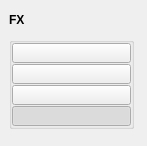
<?xml version="1.0" encoding="UTF-8"?>
<ui version="4.0">
 <class>QtUi</class>
 <widget class="QMainWindow" name="QtUi">
  <property name="enabled">
   <bool>true</bool>
  </property>
  <property name="geometry">
   <rect>
    <x>0</x>
    <y>0</y>
    <width>147</width>
    <height>146</height>
   </rect>
  </property>
  <property name="minimumSize">
   <size>
    <width>0</width>
    <height>0</height>
   </size>
  </property>
  <property name="maximumSize">
   <size>
    <width>999</width>
    <height>999</height>
   </size>
  </property>
  <property name="windowTitle">
   <string>Toolkit</string>
  </property>
  <property name="tabShape">
   <enum>QTabWidget::Triangular</enum>
  </property>
  <property name="dockNestingEnabled">
   <bool>true</bool>
  </property>
  <property name="dockOptions">
   <set>QMainWindow::AllowNestedDocks|QMainWindow::AllowTabbedDocks|QMainWindow::AnimatedDocks|QMainWindow::ForceTabbedDocks</set>
  </property>
  <widget class="QWidget" name="central_widget">
   <layout class="QVBoxLayout" name="verticalLayout_2">
    <item>
     <widget class="DraggableHeader" name="draggableHeader">
      <property name="minimumSize">
       <size>
        <width>0</width>
        <height>22</height>
       </size>
      </property>
      <property name="maximumSize">
       <size>
        <width>125</width>
        <height>22</height>
       </size>
      </property>
      <property name="font">
       <font>
        <weight>75</weight>
        <bold>true</bold>
       </font>
      </property>
      <property name="text">
       <string>FX</string>
      </property>
     </widget>
    </item>
    <item>
     <layout class="QVBoxLayout" name="verticalLayout">
      <property name="spacing">
       <number>0</number>
      </property>
      <item>
       <widget class="QGroupBox" name="groupBox_2">
        <property name="minimumSize">
         <size>
          <width>125</width>
          <height>0</height>
         </size>
        </property>
        <property name="maximumSize">
         <size>
          <width>125</width>
          <height>999</height>
         </size>
        </property>
        <property name="title">
         <string/>
        </property>
        <layout class="QVBoxLayout" name="verticalLayout_3">
         <property name="spacing">
          <number>1</number>
         </property>
         <property name="leftMargin">
          <number>0</number>
         </property>
         <property name="topMargin">
          <number>0</number>
         </property>
         <property name="rightMargin">
          <number>0</number>
         </property>
         <property name="bottomMargin">
          <number>0</number>
         </property>
         <item>
          <widget class="QPushButton" name="b001">
           <property name="minimumSize">
            <size>
             <width>0</width>
             <height>20</height>
            </size>
           </property>
           <property name="maximumSize">
            <size>
             <width>999</width>
             <height>20</height>
            </size>
           </property>
           <property name="text">
            <string/>
           </property>
          </widget>
         </item>
         <item>
          <widget class="QPushButton" name="b002">
           <property name="minimumSize">
            <size>
             <width>0</width>
             <height>20</height>
            </size>
           </property>
           <property name="maximumSize">
            <size>
             <width>999</width>
             <height>20</height>
            </size>
           </property>
           <property name="text">
            <string/>
           </property>
          </widget>
         </item>
         <item>
          <widget class="QPushButton" name="b003">
           <property name="minimumSize">
            <size>
             <width>0</width>
             <height>20</height>
            </size>
           </property>
           <property name="maximumSize">
            <size>
             <width>999</width>
             <height>20</height>
            </size>
           </property>
           <property name="text">
            <string/>
           </property>
          </widget>
         </item>
         <item>
          <widget class="QPushButton" name="b000">
           <property name="minimumSize">
            <size>
             <width>0</width>
             <height>20</height>
            </size>
           </property>
           <property name="maximumSize">
            <size>
             <width>999</width>
             <height>20</height>
            </size>
           </property>
           <property name="text">
            <string/>
           </property>
           <property name="checkable">
            <bool>true</bool>
           </property>
           <property name="checked">
            <bool>true</bool>
           </property>
          </widget>
         </item>
        </layout>
       </widget>
      </item>
      <item>
       <spacer name="verticalSpacer">
        <property name="orientation">
         <enum>Qt::Vertical</enum>
        </property>
        <property name="sizeHint" stdset="0">
         <size>
          <width>20</width>
          <height>40</height>
         </size>
        </property>
       </spacer>
      </item>
     </layout>
    </item>
   </layout>
  </widget>
 </widget>
 <customwidgets>
  <customwidget>
   <class>DraggableHeader</class>
   <extends>QLabel</extends>
   <header>draggableHeader.h</header>
  </customwidget>
 </customwidgets>
 <resources/>
 <connections/>
 <designerdata>
  <property name="gridDeltaX">
   <number>5</number>
  </property>
  <property name="gridDeltaY">
   <number>5</number>
  </property>
  <property name="gridSnapX">
   <bool>true</bool>
  </property>
  <property name="gridSnapY">
   <bool>true</bool>
  </property>
  <property name="gridVisible">
   <bool>true</bool>
  </property>
 </designerdata>
</ui>
